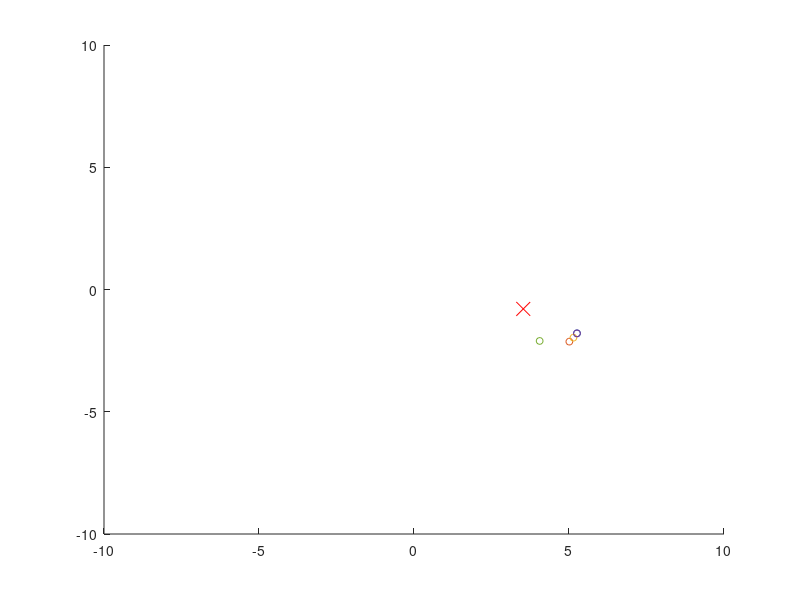

Here is the MATLAB script that generated this plot:
%Graph size
xlim = [-10, 10];
ylim = [-10, 10];

% Target points
target_position = rand(1, 2) * (xlim(2) - xlim(1)) + xlim(1);

% Particles
num_particles = 5;
particles = struct('position', cell(1, num_particles), 'velocity', cell(1, num_particles), 'Pbest', cell(1, num_particles), 'angle', cell(1, num_particles));

% Timer
last_update_time = tic;

for i = 1:num_particles
    particles(i).position = rand(1, 2) * (xlim(2) - xlim(1)) + xlim(1);
    particles(i).velocity = rand(1, 2); % Initial velocity
    particles(i).Pbest = particles(i).position;
    particles(i).angle = 0; 
end

% Objective function
f = @(x) norm(x - target_position)^2; % Euclidean distance

% Learning parameters
c1 = 2; % Cognitive coefficient
c2 = 2; % Social coefficient
w = 0.9; % Inertia weight

% Max No. of iterations
max_iter = 200;

proximity_threshold = 2;
angle_increment = pi/30;

for iter = 1:max_iter

    % Gbestl best position update
    Gbestl_Pbest = particles(1).Pbest;
    for j = 1:num_particles
        if f(particles(j).position) < f(Gbestl_Pbest)
            Gbestl_Pbest = particles(j).position;
        end
    end

    % random number genaration between 0 and 1
    rand_num = rand();

    
    if toc(last_update_time) > 8 % Time lapse
        if rand_num < 0.5
            target_position = []; 
        else
            target_position = rand(1, 2) * (xlim(2) - xlim(1)) + xlim(1);
            f = @(x) norm(x - target_position)^2; % Objective functionupdate
            % Gbest reconfig
            for j = 1:num_particles
                if f(particles(j).position) < f(Gbestl_Pbest)
                    Gbestl_Pbest = particles(j).position;
                end
            end
        end
        last_update_time = tic; % timer reset
    end

    %velocities and positions update
    for j = 1:num_particles
        if ~isempty(target_position) && norm(particles(j).position - target_position) < proximity_threshold
            particles(j).angle = particles(j).angle + angle_increment;

            %new position in circular motion
            new_position = target_position + proximity_threshold * [cos(particles(j).angle), sin(particles(j).angle)];
            particles(j).velocity = new_position - particles(j).position;
            particles(j).position = new_position;
        else
            %PSO velocity
            new_velocity = w * particles(j).velocity + ...
                c1 * rand() * (particles(j).Pbest - particles(j).position) + ...
                c2 * rand() * (Gbestl_Pbest - particles(j).position);

            %limit velocity magnitude
            if norm(new_velocity) > 1
                new_velocity = new_velocity / norm(new_velocity);
            end

            particles(j).velocity = new_velocity;

            
            particles(j).position = particles(j).position + particles(j).velocity;

            % Pbest position
            if f(particles(j).position) < f(particles(j).Pbest)
                particles(j).Pbest = particles(j).position;
            end
        end

        
        particles(j).position = max(min(particles(j).position, xlim(2)), xlim(1));
    end

    % Visualisation of particle&location
    clf; % Clear the figure
    hold on;
    for j = 1:num_particles
        plot(particles(j).position(1), particles(j).position(2), 'o', 'MarkerSize', 5);
    end
    if ~isempty(target_position)
        plot(target_position(1), target_position(2), 'x', 'MarkerSize', 10, 'Color', 'r');
    end
    axis([xlim ylim]);
    hold off;
    pause(0.05);
end
